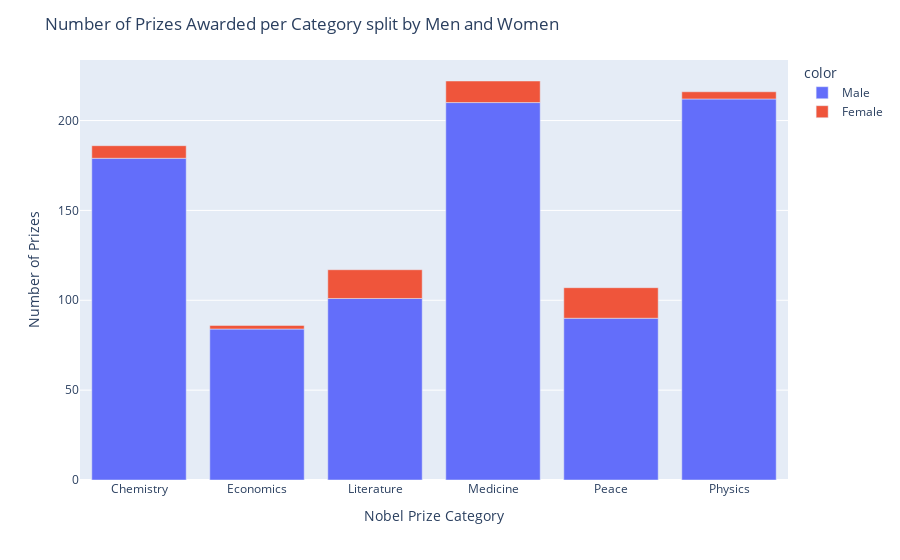

Write notebook code for a chart like this one.
### Code cell
v_split_bar = px.bar(
    x=category_by_sex["category"],
    y=category_by_sex["count"],
    color=category_by_sex["sex"],
)

v_split_bar.update_layout(
    title="Number of Prizes Awarded per Category split by Men and Women",
    xaxis_title="Nobel Prize Category",
    yaxis_title="Number of Prizes",
)
v_split_bar.show()

### Figure 1 — Plotly figure (JSON) as saved in the notebook; plotly's stock layout.template omitted (floating-point values rounded to 4 significant figures)
{"data": [{"alignmentgroup": "True", "hovertemplate": "color=Male<br>x=%{x}<br>y=%{y}<extra></extra>", "legendgroup": "Male", "marker": {"color": "#636efa", "pattern": {"shape": ""}}, "name": "Male", "offsetgroup": "Male", "orientation": "v", "showlegend": true, "textposition": "auto", "type": "bar", "x": ["Chemistry", "Economics", "Literature", "Medicine", "Peace", "Physics"], "xaxis": "x", "y": [179, 84, 101, 210, 90, 212], "yaxis": "y"}, {"alignmentgroup": "True", "hovertemplate": "color=Female<br>x=%{x}<br>y=%{y}<extra></extra>", "legendgroup": "Female", "marker": {"color": "#EF553B", "pattern": {"shape": ""}}, "name": "Female", "offsetgroup": "Female", "orientation": "v", "showlegend": true, "textposition": "auto", "type": "bar", "x": ["Chemistry", "Economics", "Literature", "Medicine", "Peace", "Physics"], "xaxis": "x", "y": [7, 2, 16, 12, 17, 4], "yaxis": "y"}], "layout": {"barmode": "relative", "legend": {"title": {"text": "color"}, "tracegroupgap": 0}, "margin": {"t": 60}, "title": {"text": "Number of Prizes Awarded per Category split by Men and Women"}, "xaxis": {"anchor": "y", "domain": [0, 1], "title": {"text": "Nobel Prize Category"}}, "yaxis": {"anchor": "x", "domain": [0, 1], "title": {"text": "Number of Prizes"}}}}
